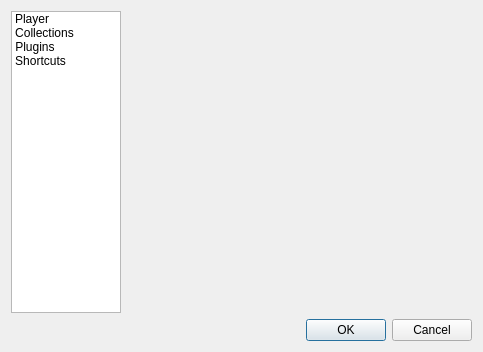
<?xml version="1.0" encoding="UTF-8"?>
<ui version="4.0">
 <class>SettingsDialog</class>
 <widget class="QDialog" name="SettingsDialog">
  <property name="geometry">
   <rect>
    <x>0</x>
    <y>0</y>
    <width>483</width>
    <height>352</height>
   </rect>
  </property>
  <property name="windowTitle">
   <string>Settings</string>
  </property>
  <property name="modal">
   <bool>false</bool>
  </property>
  <layout class="QVBoxLayout" name="verticalLayout">
   <item>
    <layout class="QHBoxLayout" name="horizontalLayout">
     <item>
      <widget class="QListWidget" name="pagesButtons">
       <property name="sizePolicy">
        <sizepolicy hsizetype="Fixed" vsizetype="Expanding">
         <horstretch>0</horstretch>
         <verstretch>0</verstretch>
        </sizepolicy>
       </property>
       <property name="minimumSize">
        <size>
         <width>110</width>
         <height>0</height>
        </size>
       </property>
       <property name="maximumSize">
        <size>
         <width>90</width>
         <height>16777215</height>
        </size>
       </property>
       <property name="baseSize">
        <size>
         <width>100</width>
         <height>0</height>
        </size>
       </property>
       <property name="showDropIndicator" stdset="0">
        <bool>false</bool>
       </property>
       <property name="dragDropMode">
        <enum>QAbstractItemView::NoDragDrop</enum>
       </property>
       <property name="iconSize">
        <size>
         <width>80</width>
         <height>80</height>
        </size>
       </property>
       <property name="movement">
        <enum>QListView::Static</enum>
       </property>
       <property name="viewMode">
        <enum>QListView::IconMode</enum>
       </property>
       <item>
        <property name="text">
         <string>Player</string>
        </property>
        <property name="icon">
         <iconset resource="../icons.qrc">
          <normaloff>:/icons/player</normaloff>:/icons/player</iconset>
        </property>
       </item>
       <item>
        <property name="text">
         <string>Collections</string>
        </property>
        <property name="icon">
         <iconset>
          <normalon>:/icons/collections</normalon>
         </iconset>
        </property>
       </item>
       <item>
        <property name="text">
         <string>Plugins</string>
        </property>
        <property name="icon">
         <iconset resource="../icons.qrc">
          <normaloff>:/icons/plugins</normaloff>:/icons/plugins</iconset>
        </property>
       </item>
       <item>
        <property name="text">
         <string>Shortcuts</string>
        </property>
        <property name="icon">
         <iconset resource="../icons.qrc">
          <normaloff>:/icons/shortcuts</normaloff>:/icons/shortcuts</iconset>
        </property>
       </item>
      </widget>
     </item>
     <item>
      <widget class="QStackedWidget" name="pages">
       <property name="frameShadow">
        <enum>QFrame::Plain</enum>
       </property>
       <property name="currentIndex">
        <number>-1</number>
       </property>
      </widget>
     </item>
    </layout>
   </item>
   <item>
    <widget class="QDialogButtonBox" name="buttonBox">
     <property name="standardButtons">
      <set>QDialogButtonBox::Cancel|QDialogButtonBox::Ok</set>
     </property>
    </widget>
   </item>
  </layout>
 </widget>
 <resources>
  <include location="../icons.qrc"/>
 </resources>
 <connections>
  <connection>
   <sender>buttonBox</sender>
   <signal>rejected()</signal>
   <receiver>SettingsDialog</receiver>
   <slot>reject()</slot>
   <hints>
    <hint type="sourcelabel">
     <x>463</x>
     <y>336</y>
    </hint>
    <hint type="destinationlabel">
     <x>469</x>
     <y>398</y>
    </hint>
   </hints>
  </connection>
 </connections>
</ui>
